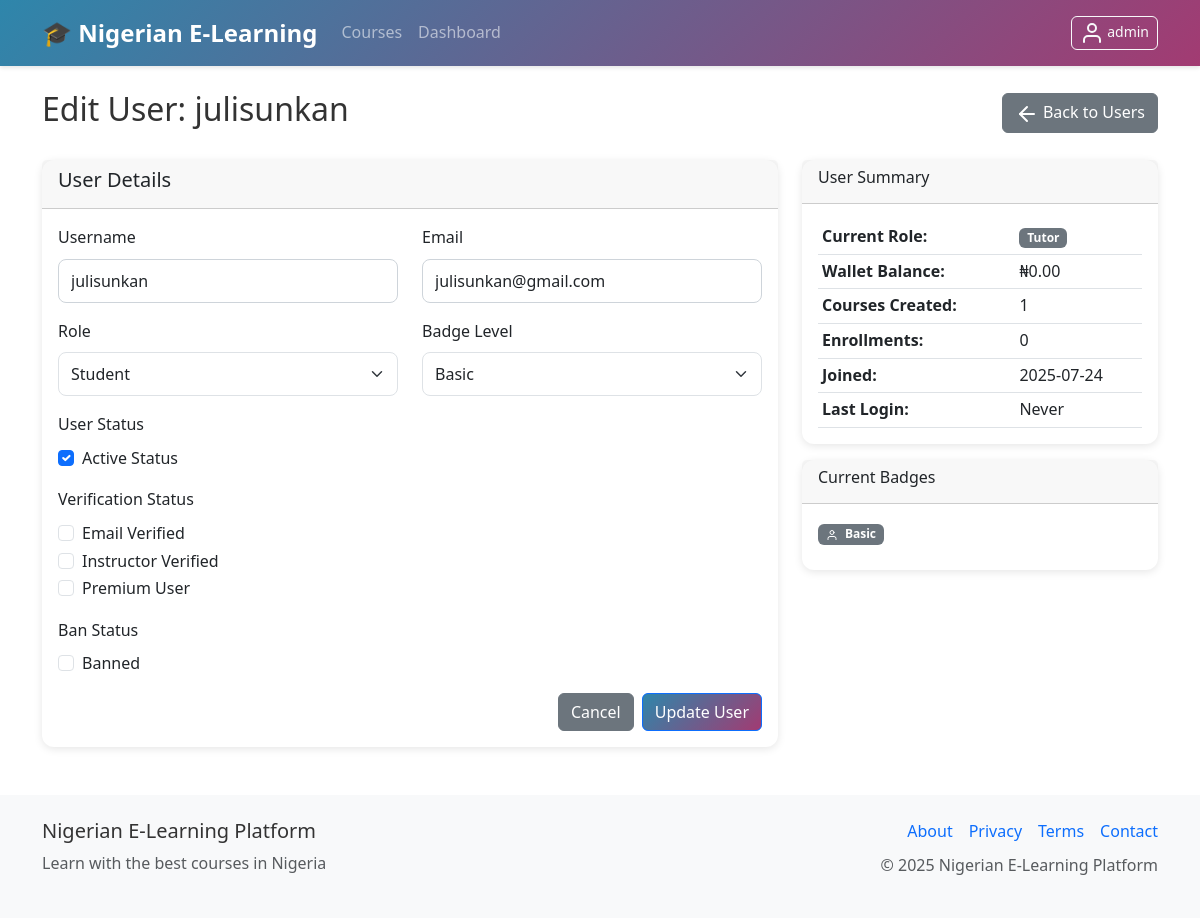
/admin/users/2/edit (signed in), run on an earlier commit of the app's database.
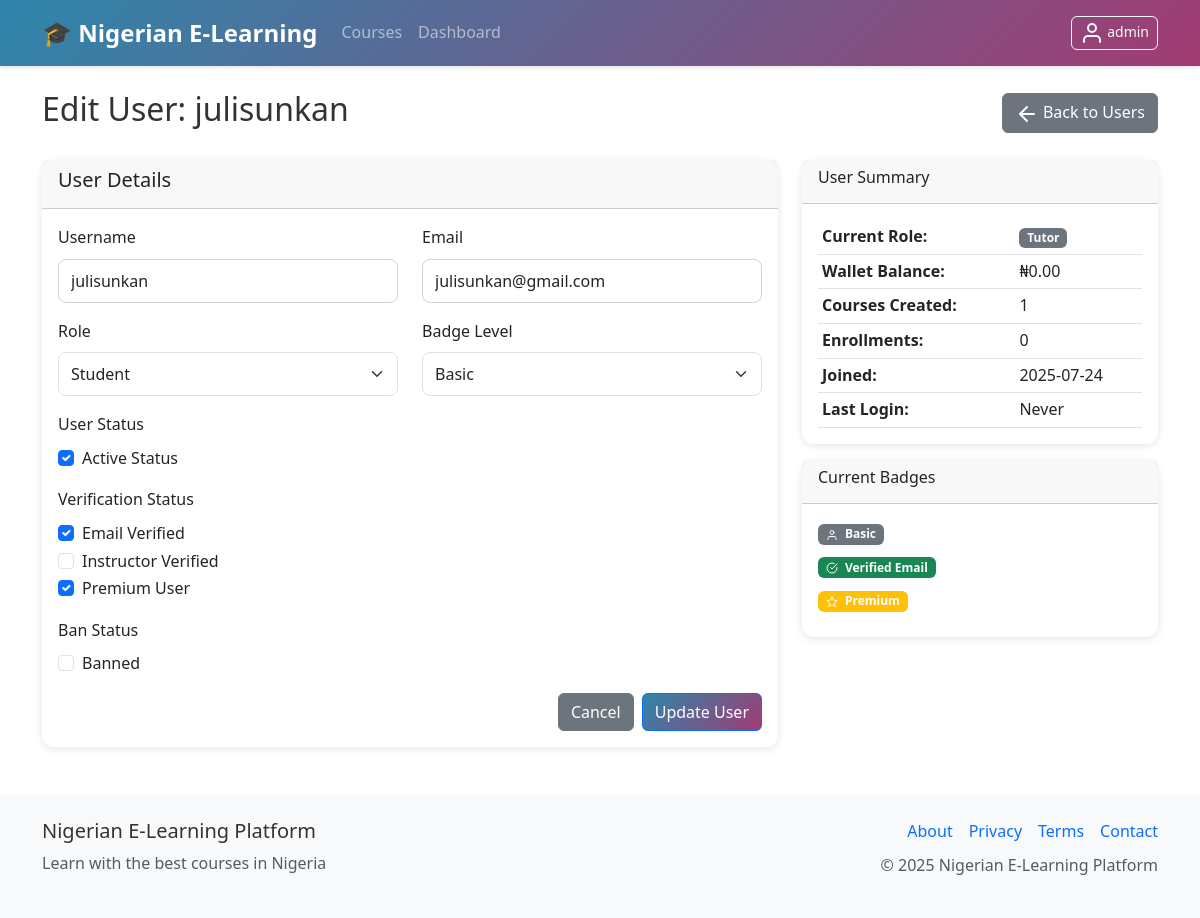
And on a later commit of the database.
### models.py (models this page shows, shortened)
class User(UserMixin, db.Model):
    id = db.Column(db.Integer, primary_key=True)
    username = db.Column(db.String(80), unique=True, nullable=False)
    email = db.Column(db.String(120), unique=True, nullable=False)
    password_hash = db.Column(db.String(256), nullable=False)
    role = db.Column(db.String(20), nullable=False, default='student')  # admin, instructor, tutor, student
    first_name = db.Column(db.String(50))
    last_name = db.Column(db.String(50))
    active = db.Column(db.Boolean, default=True)
    banned = db.Column(db.Boolean, default=False)
    ban_reason = db.Column(db.Text)
    email_verified = db.Column(db.Boolean, default=False)
    verification_token = db.Column(db.String(100))
    password_reset_token = db.Column(db.String(100))
    password_reset_expires = db.Column(db.DateTime)
    email_verification_token = db.Column(db.String(100))
    email_verification_expires = db.Column(db.DateTime)
    premium_user = db.Column(db.Boolean, default=False)
    instructor_verified = db.Column(db.Boolean, default=False)
    badge_level = db.Column(db.String(20), default='basic')  # basic, bronze, silver, gold, premium
    wallet_balance = db.Column(db.Float, default=0.0)
    created_at = db.Column(db.DateTime, default=datetime.utcnow)
    last_login = db.Column(db.DateTime)
    courses_created = db.relationship('Course', foreign_keys='Course.instructor_id', backref='instructor', lazy='dynamic')
    enrollments = db.relationship('Enrollment', backref='student', lazy='dynamic')
    payments = db.relationship('Payment', backref='user', lazy='dynamic')
    wallet_transactions = db.relationship('WalletTransaction', backref='user', lazy='dynamic')
    quiz_attempts = db.relationship('QuizAttempt', backref='user', lazy='dynamic')
    assignment_submissions = db.relationship('AssignmentSubmission', backref='user', lazy='dynamic')
    course_credits = db.relationship('CourseCredit', backref='student_credit', lazy='dynamic')
    withdrawal_requests = db.relationship('WithdrawalRequest', foreign_keys='WithdrawalRequest.tutor_id', backref='tutor', lazy='dynamic')
    @property
    def is_active(self):
        return bool(self.active and not self.banned)
    def get_badge_info(self):
        badges = {
            'basic': {'name': 'Basic', 'color': 'secondary', 'icon': 'user'},
            'bronze': {'name': 'Bronze', 'color': 'warning', 'icon': 'award'},
            'silver': {'name': 'Silver', 'color': 'info', 'icon': 'star'},
            'gold': {'name': 'Gold', 'color': 'warning', 'icon': 'crown'},
            'premium': {'name': 'Premium', 'color': 'success', 'icon': 'zap'}
        }
        return badges.get(self.badge_level, badges['basic'])
    def get_verification_badges(self):
        badges = []
        if self.email_verified:
            badges.append({'name': 'Verified Email', 'color': 'success', 'icon': 'check-circle'})
        if self.instructor_verified and self.role in ['instructor', 'tutor']:
            badge_name = 'Verified Instructor' if self.role == 'instructor' else 'Verified Tutor'
            badges.append({'name': badge_name, 'color': 'primary', 'icon': 'book'})
        if self.premium_user:
            badges.append({'name': 'Premium', 'color': 'warning', 'icon': 'star'})
        return badges

### routes.py (the view, shortened to what this page needs)
@app.route('/admin/users/<int:user_id>/edit', methods=['GET', 'POST'])
@login_required
@admin_required
def edit_user(user_id):
    user = User.query.get_or_404(user_id)
    form = UserManagementForm(obj=user)
    return render_template('admin/edit_user.html', form=form, user=user)

### forms.py
class UserManagementForm(FlaskForm):
    role = SelectField('Role', choices=[('student', 'Student'), ('instructor', 'Instructor'), ('admin', 'Admin')])
    active = BooleanField('Active Status')
    banned = BooleanField('Banned')
    ban_reason = TextAreaField('Ban Reason', validators=[Optional()])
    email_verified = BooleanField('Email Verified')
    instructor_verified = BooleanField('Instructor Verified')
    premium_user = BooleanField('Premium User')
    badge_level = SelectField('Badge Level', choices=[
        ('basic', 'Basic'),
        ('bronze', 'Bronze'),
        ('silver', 'Silver'),
        ('gold', 'Gold'),
        ('premium', 'Premium')
    ])

### app.py (called while the page is built)
@login_manager.user_loader
def load_user(user_id):
    from models import User
    return User.query.get(int(user_id))

### routes.py (called while the page is built)
@app.context_processor
def inject_settings():
    settings = SystemSettings.query.first()
    return dict(settings=settings)

### templates/admin/edit_user.html (shortened to what the changed rows need)
{% extends "base.html" %}
{% block content %}
<div class="d-flex justify-content-between align-items-center mb-4">
    <h2>Edit User: {{ user.username }}</h2>
    <a href="{{ url_for('manage_users') }}" class="btn btn-secondary">
        <i data-feather="arrow-left" class="me-1"></i>Back to Users
    </a>
</div>
<div class="row">
    <div class="col-md-8">
        <div class="card">
            <div class="card-body">
                <form method="POST">
                    <div class="row">
                        <div class="col-md-6">
                            <div class="mb-3">
                                <label class="form-label">Username</label>
                                <input type="text" class="form-control" value="{{ user.username }}" readonly>
                            </div>
                        </div>
                        <div class="col-md-6">
                            <div class="mb-3">
                                <label class="form-label">Email</label>
                                <input type="email" class="form-control" value="{{ user.email }}" readonly>
                            </div>
                        </div>
                    </div>
                    <div class="row">
                        <div class="col-md-6">
                            <div class="mb-3">
                                {{ form.role.label(class="form-label") }}
                                {{ form.role(class="form-select") }}
                            </div>
                        </div>
                        <div class="col-md-6">
                            <div class="mb-3">
                                {{ form.badge_level.label(class="form-label") }}
                                {{ form.badge_level(class="form-select") }}
                            </div>
                        </div>
                    </div>
                    <div class="row">
                        <div class="col-md-12">
                            <div class="mb-3">
                                <div class="form-check">
                                    {{ form.active(class="form-check-input") }}
                                    {{ form.active.label(class="form-check-label") }}
                                </div>
                            </div>
                        </div>
                    </div>
                    <div class="row">
                        <div class="col-md-12">
                            <div class="mb-3">
                                <div class="form-check">
                                    {{ form.email_verified(class="form-check-input") }}
                                    {{ form.email_verified.label(class="form-check-label") }}
                                </div>
                                <div class="form-check">
                                    {{ form.instructor_verified(class="form-check-input") }}
                                    {{ form.instructor_verified.label(class="form-check-label") }}
                                </div>
                                <div class="form-check">
                                    {{ form.premium_user(class="form-check-input") }}
                                    {{ form.premium_user.label(class="form-check-label") }}
                                </div>
                            </div>
                        </div>
                    </div>
                    <div class="row">
                        <div class="col-md-12">
                            <div class="mb-3">
                                <div class="form-check">
                                    {{ form.banned(class="form-check-input", id="bannedCheck") }}
                                    {{ form.banned.label(class="form-check-label") }}
                                </div>
                            </div>
                        </div>
                    </div>
                </form>
            </div>
        </div>
    </div>
    <div class="col-md-4">
        <div class="card">
            <div class="card-body">
                <table class="table table-sm">
                    <tr>
                        <td>
                            <span class="badge bg-{% if user.role == 'admin' %}danger{% elif user.role == 'instructor' %}primary{% else %}secondary{% endif %}">
                                {{ user.role.title() }}
                            </span>
                        </td>
                    </tr>
                    <tr>
                        <td><strong>Wallet Balance:</strong></td>
                        <td>₦{{ "{:,.2f}".format(user.wallet_balance) }}</td>
                    </tr>
                    <tr>
                        <td><strong>Joined:</strong></td>
                        <td>{{ user.created_at.strftime('%Y-%m-%d') }}</td>
                    </tr>
                </table>
            </div>
        </div>
        <div class="card mt-3">
            <div class="card-body">
                {% set badge_info = user.get_badge_info() %}
                {% for badge in user.get_verification_badges() %}
                <div class="mb-2">
                    <span class="badge bg-{{ badge.color }}">
                        <i data-feather="{{ badge.icon }}" class="me-1" style="width: 12px; height: 12px;"></i>
                        {{ badge.name }}
                    </span>
                </div>
                {% endfor %}
            </div>
        </div>
    </div>
</div>
{% endblock %}

What changed in the data, as far as the page shows it:
changed User "julisunkan": email_verified "☐" → "☑"; premium_user "☐" → "☑"
Also different on the page:
new list line: "Verified Email"
new list line: "Premium"
